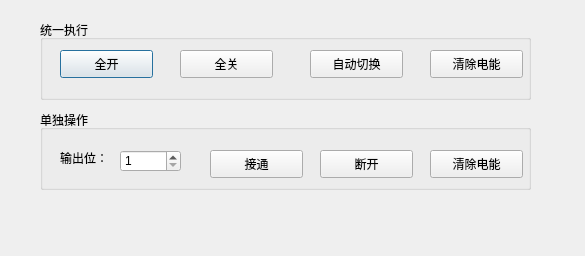
<?xml version="1.0" encoding="UTF-8"?>
<ui version="4.0">
 <class>Home_DebugDlg</class>
 <widget class="QDialog" name="Home_DebugDlg">
  <property name="geometry">
   <rect>
    <x>0</x>
    <y>0</y>
    <width>585</width>
    <height>256</height>
   </rect>
  </property>
  <property name="windowTitle">
   <string>调试模式</string>
  </property>
  <widget class="QGroupBox" name="groupBox">
   <property name="geometry">
    <rect>
     <x>40</x>
     <y>20</y>
     <width>491</width>
     <height>80</height>
    </rect>
   </property>
   <property name="title">
    <string>统一执行</string>
   </property>
   <widget class="QPushButton" name="onAllBtn">
    <property name="geometry">
     <rect>
      <x>20</x>
      <y>30</y>
      <width>93</width>
      <height>28</height>
     </rect>
    </property>
    <property name="text">
     <string>全开</string>
    </property>
   </widget>
   <widget class="QPushButton" name="closeAllBtn">
    <property name="geometry">
     <rect>
      <x>140</x>
      <y>30</y>
      <width>93</width>
      <height>28</height>
     </rect>
    </property>
    <property name="text">
     <string>全关</string>
    </property>
   </widget>
   <widget class="QPushButton" name="swAllBtn">
    <property name="geometry">
     <rect>
      <x>270</x>
      <y>30</y>
      <width>93</width>
      <height>28</height>
     </rect>
    </property>
    <property name="text">
     <string>自动切换</string>
    </property>
   </widget>
   <widget class="QPushButton" name="eleAllBtn">
    <property name="geometry">
     <rect>
      <x>390</x>
      <y>30</y>
      <width>93</width>
      <height>28</height>
     </rect>
    </property>
    <property name="text">
     <string>清除电能</string>
    </property>
   </widget>
  </widget>
  <widget class="QGroupBox" name="groupBox_2">
   <property name="geometry">
    <rect>
     <x>40</x>
     <y>110</y>
     <width>491</width>
     <height>80</height>
    </rect>
   </property>
   <property name="title">
    <string>单独操作</string>
   </property>
   <widget class="QLabel" name="label">
    <property name="geometry">
     <rect>
      <x>20</x>
      <y>40</y>
      <width>72</width>
      <height>15</height>
     </rect>
    </property>
    <property name="text">
     <string>输出位：</string>
    </property>
   </widget>
   <widget class="QSpinBox" name="spinBox">
    <property name="geometry">
     <rect>
      <x>80</x>
      <y>40</y>
      <width>61</width>
      <height>22</height>
     </rect>
    </property>
    <property name="minimum">
     <number>1</number>
    </property>
    <property name="maximum">
     <number>8</number>
    </property>
   </widget>
   <widget class="QPushButton" name="openBtn">
    <property name="geometry">
     <rect>
      <x>170</x>
      <y>40</y>
      <width>93</width>
      <height>28</height>
     </rect>
    </property>
    <property name="text">
     <string>接通</string>
    </property>
   </widget>
   <widget class="QPushButton" name="closeBtn">
    <property name="geometry">
     <rect>
      <x>280</x>
      <y>40</y>
      <width>93</width>
      <height>28</height>
     </rect>
    </property>
    <property name="text">
     <string>断开</string>
    </property>
   </widget>
   <widget class="QPushButton" name="eleBtn">
    <property name="geometry">
     <rect>
      <x>390</x>
      <y>40</y>
      <width>93</width>
      <height>28</height>
     </rect>
    </property>
    <property name="text">
     <string>清除电能</string>
    </property>
   </widget>
  </widget>
 </widget>
 <resources/>
 <connections/>
</ui>
